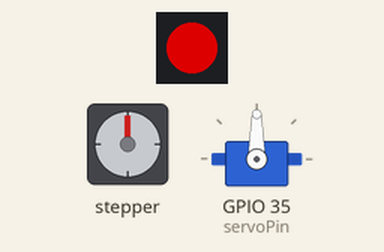
The program below on a simulated ESP32-S3. Parts: stepper motor, servo, 1 RGB LEDs in strip order, left to right. Wiring (inferred from the names in the program): stepper motor driver (200 steps per turn assumed): step GPIO 6; direction GPIO 5. Dim RGB values are drawn brighter than linear; the strip is taken to match the declared colour order.

Above: at 0.14 s.
At 10.02 s:
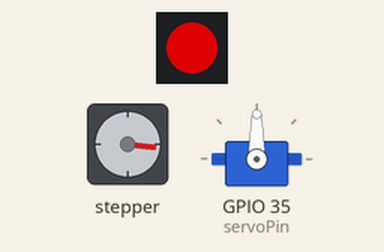
At 19.9 s:
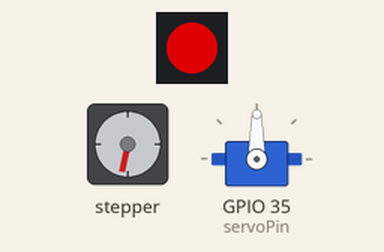
At 39.86 s:
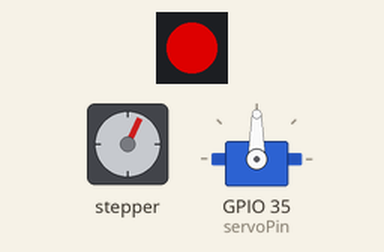
Timing chart, 0 to 40.0 s (numbered marks = the images above):
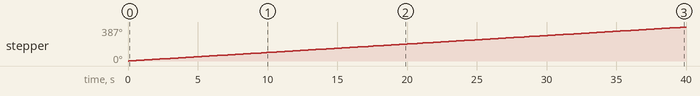

Measured:
- by itself, stepper: keeps turning clockwise at about 10°/s

The program:

main.cpp
```cpp
#include <Arduino.h>

#include <ESP32Servo.h>

//#include <AccelStepper.h> //Copilot is telling me to add this for stepper
#include <Adafruit_NeoPixel.h> //For LED control

//GPIO Pins/Constants:
static const int servoPin = 35;
static const int potPin = 1;

static const int LED = 21;
static const int dirPin = 5;
static const int stepPin = 6;

//Varialbes:
int test; //Sets the Case to run (i.e. test servo or run)
int val;  //Value read from potentiometer for servo
int speed = 3000; //Speed of stepper motor
unsigned long stepRate; //Rate of stepper motor steps
volatile int32_t stepCount = 0;
boolean stepDir = true;
hw_timer_t * pTimer = NULL;
boolean runState = false;


// put function declarations here:
Servo servo;  //Controls Cranial Rotation (May need to switch to motor for greater range of motion)
// Declare SK6812 SMART LED object
//   Argument 1 = Number of LEDs (pixels) in use
//   Argument 2 = ESP32 pin number
//   Argument 3 = Pixel type flags, add together as needed:
//     NEO_KHZ800  800 KHz bitstream (most NeoPixel products w/WS2812 LEDs)
//     NEO_KHZ400  400 KHz (classic 'v1' (not v2) FLORA pixels, WS2811 drivers)
//     NEO_GRB     Pixels are wired for GRB bitstream (most NeoPixel products)
//     NEO_RGB     Pixels are wired for RGB bitstream (v1 FLORA pixels, not v2)
//     NEO_RGBW    Pixels are wired for RGBW bitstream (NeoPixel RGBW products)
Adafruit_NeoPixel SmartLEDs(1, LED, NEO_RGB + NEO_KHZ800);

void ARDUINO_ISR_ATTR timerISR();


void setup() {
  // put your setup code here, to run once:
  //int result = myFunction(2, 3);
  Serial.begin(115200);
  servo.attach(servoPin);
  pinMode(potPin, INPUT);
  pinMode(stepPin, OUTPUT);
  pinMode(LED, OUTPUT);
  pinMode(dirPin, OUTPUT);
  pinMode(stepPin, OUTPUT);

  pTimer = timerBegin(0, 80, true);
  timerAttachInterrupt(pTimer, &timerISR, true);
  timerAlarmWrite(pTimer, 500, true);
  timerAlarmEnable(pTimer);

  //Setup SmartLED
  SmartLEDs.begin();
  SmartLEDs.clear();
  SmartLEDs.setPixelColor(0, SmartLEDs.Color(255, 0, 0));
  SmartLEDs.setBrightness(150);
  SmartLEDs.show();

}

void loop() {
  // put your main code here, to run repeatedly:


  test = 2;
  switch (test)
  {
    case 0: //Moving servo via 10k potentiometer
      val = analogRead(potPin);
      val = map(val, 0, 4095, 0, 180);

      for(int i = 0; i < val; i++)
      {
        servo.write(i);
        delay(15);
      }
      //servo.write(val);
      Serial.println(val);
      //delay(15);
      break;

    case 1: //Testing servo movement
      for(int i = 0; i < 180; i++)
      {
        servo.write(i);
        delay(20);
      }
      for(int i = 180; i > 0; i--)
      {
        servo.write(i);
        delay(20);
      }
      break;

    case 2: //Stepper motor control using A4988 stepper motor driver
      runState = true;
      digitalWrite(dirPin, HIGH);
      stepRate = map(speed, 0, 4095, 500, 60000);
      timerAlarmWrite(pTimer, stepRate, true);
      runState = false;
      break;
    default:
      break;

  }
}

void ARDUINO_ISR_ATTR timerISR() {
  if (runState) {                                      // Only send pulse if motor should be running
    digitalWrite(stepPin, !digitalRead(stepPin));    // toggle state of step pin
    if (stepDir) {
      stepCount++;                                     // add to count in forward direction
    }
    else {
      stepCount--;                                     // subtract from count in reverse direction
    }
  }
}
```
